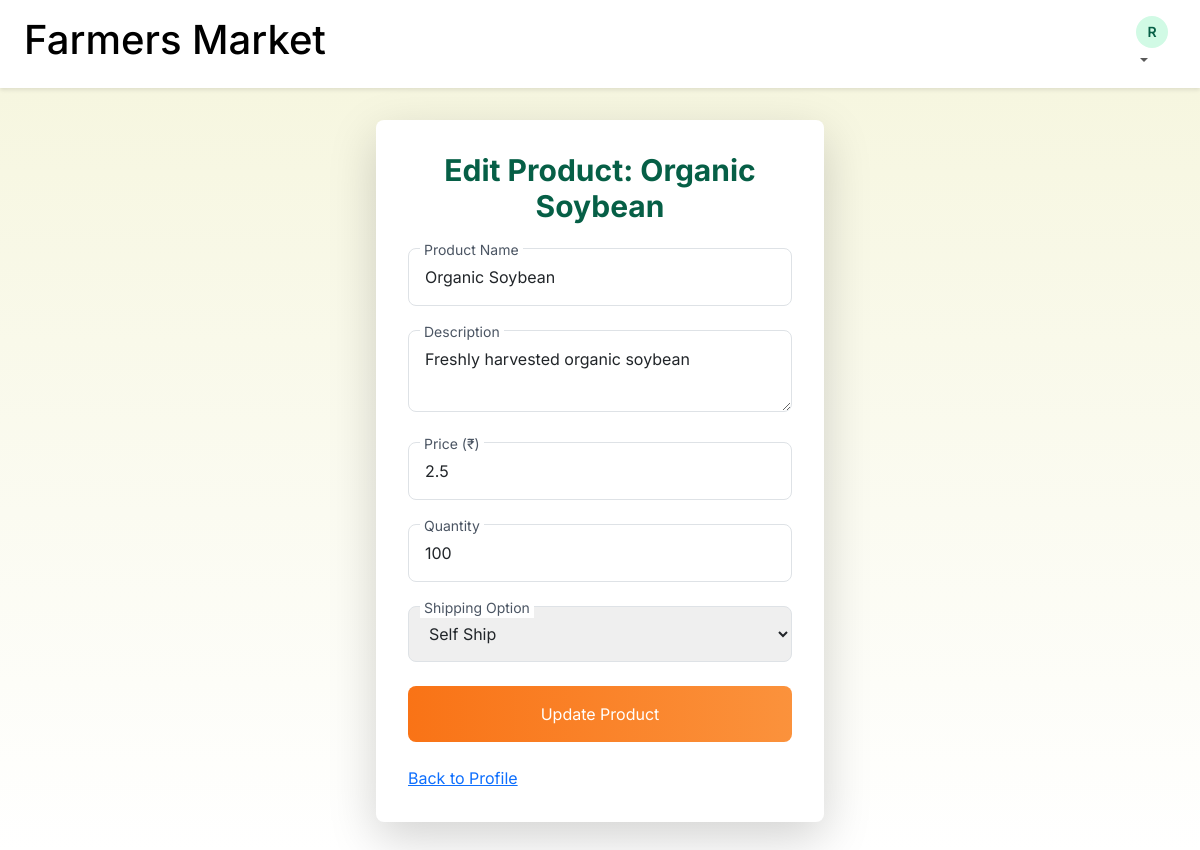
The app's page /product/1 (signed in) with its own data.
### app.py (models this page shows, shortened)
class Farmer(db.Model, UserMixin):
    id = db.Column(db.Integer, primary_key=True)
    name = db.Column(db.String(100), nullable=False)
    email = db.Column(db.String(120), unique=True, nullable=False)
    password_hash = db.Column(db.String(128), nullable=False)
    phone = db.Column(db.String(20))
    address = db.Column(db.String(200))
    products = db.relationship('Product', backref='farmer', lazy=True)

class Product(db.Model):
    id = db.Column(db.Integer, primary_key=True)
    name = db.Column(db.String(100), nullable=False)
    description = db.Column(db.Text)
    price = db.Column(db.Float, nullable=False)
    quantity = db.Column(db.Integer, nullable=False)
    farmer_id = db.Column(db.Integer, db.ForeignKey('farmer.id'), nullable=False)
    shipping_option = db.Column(db.String(50), nullable=False)

### app.py (the view, shortened to what this page needs)
@app.route('/product/<int:product_id>', methods=['GET', 'POST'])
@login_required
def product(product_id):
    try:
        product = Product.query.get_or_404(product_id)
        if product.farmer_id != current_user.id:
            flash('You can only edit your own products', 'error')
            return redirect(url_for('profile', farmer_id=current_user.id))
        return render_template('product.html', product=product)
    except Exception as e:
        logger.error(f"Error processing product {product_id}: {e}")
        db.session.rollback()
        flash('An error occurred, please try again', 'error')
        return render_template('product.html', product=product)

### app.py (called while the page is built)
@login_manager.user_loader
def load_user(user_id):
    return Farmer.query.get(int(user_id))

### templates/product.html (shortened to what this page needs)
{% extends 'base.html' %}
{% block content %}
<div class="max-w-md mx-auto bg-white p-8 rounded-lg shadow-lg">
    <h2 class="text-3xl font-bold text-green-800 mb-6 text-center">Edit Product: {{ product.name }}</h2>
    <form method="POST" action="{{ url_for('product', product_id=product.id) }}" class="space-y-6">
        <div class="relative">
            <input type="text" id="name" name="name" value="{{ product.name }}" required class="w-full p-3 border border-gray-300 rounded-lg focus:outline-none focus:border-orange-500">
            <label for="name" class="absolute -top-2 left-3 bg-white px-1 text-sm text-gray-600">Product Name</label>
        </div>
        <div class="relative">
            <textarea id="description" name="description" class="w-full p-3 border border-gray-300 rounded-lg focus:outline-none focus:border-orange-500">{{ product.description or '' }}</textarea>
            <label for="description" class="absolute -top-2 left-3 bg-white px-1 text-sm text-gray-600">Description</label>
        </div>
        <div class="relative">
            <input type="number" id="price" name="price" value="{{ product.price }}" required step="0.01" min="0" class="w-full p-3 border border-gray-300 rounded-lg focus:outline-none focus:border-orange-500">
            <label for="price" class="absolute -top-2 left-3 bg-white px-1 text-sm text-gray-600">Price (₹)</label>
        </div>
        <div class="relative">
            <input type="number" id="quantity" name="quantity" value="{{ product.quantity }}" required min="0" class="w-full p-3 border border-gray-300 rounded-lg focus:outline-none focus:border-orange-500">
            <label for="quantity" class="absolute -top-2 left-3 bg-white px-1 text-sm text-gray-600">Quantity</label>
        </div>
        <div class="relative">
            <select id="shipping_option" name="shipping_option" required class="w-full p-3 border border-gray-300 rounded-lg focus:outline-none focus:border-orange-500">
                <option value="Self Ship" {% if product.shipping_option == 'Self Ship' %}selected{% endif %}>Self Ship</option>
            </select>
            <label for="shipping_option" class="absolute -top-2 left-3 bg-white px-1 text-sm text-gray-600">Shipping Option</label>
        </div>
        <button type="submit" class="btn-primary w-full p-3 rounded-lg text-white">Update Product</button>
    </form>
    <a href="{{ url_for('profile', farmer_id=current_user.id) }}" class="mt-4 inline-block text-orange-500 hover:underline">Back to Profile</a>
</div>
{% endblock %}

### templates/base.html (shortened to what this page needs)
<!DOCTYPE html>
<html lang="en">
<head>
    <link href="https://cdn.jsdelivr.net/npm/tailwindcss@2.2.19/dist/tailwind.min.css" rel="stylesheet">
    <link href="https://cdn.jsdelivr.net/npm/bootstrap@5.3.3/dist/css/bootstrap.min.css" rel="stylesheet">
</head>
<body>
    <nav class="navbar navbar-expand-lg">
        <div class="container-fluid mx-auto max-w-7xl px-4">
            <a class="navbar-brand text-2xl font-bold text-green-800" href="{{ url_for('index') }}"><p class="h1">Farmers Market</p></a>
            <div class="collapse navbar-collapse" id="navbarNav">
                <ul class="navbar-nav ms-auto">
                    {% if current_user.is_authenticated %}
                        <li class="nav-item dropdown">
                            <a class="nav-link dropdown-toggle text-gray-700" href="#" role="button" data-bs-toggle="dropdown" aria-expanded="false">
                                <span class="rounded-full bg-green-100 w-8 h-8 flex items-center justify-center text-sm font-semibold text-green-800">{{ current_user.name[0] }}</span>
                            </a>
                        </li>
                    {% endif %}
                </ul>
            </div>
        </div>
    </nav>
    <main class="container mx-auto max-w-7xl px-4 py-8">
        {% block content %}{% endblock %}
    </main>
</body>
</html>

### templates/base.html (style rules this page uses)
body { font-family: 'Inter', sans-serif; background: linear-gradient(to bottom, #F5F5DC, #FFFFFF); }
.navbar { background: #FFFFFF; box-shadow: 0 2px 4px rgba(0, 0, 0, 0.1); position: sticky; top: 0; z-index: 1000; }
.btn-primary { background: linear-gradient(to right, #F97316, #FB923C); border: none; border-radius: 0.5rem; transition: transform 0.2s, box-shadow 0.2s; }

### records on screen
Farmer: name "R"
Product: name "Organic Soybean", description "Freshly harvested organic soybean", price "2.5", quantity "100", shipping_option "Self Ship"
